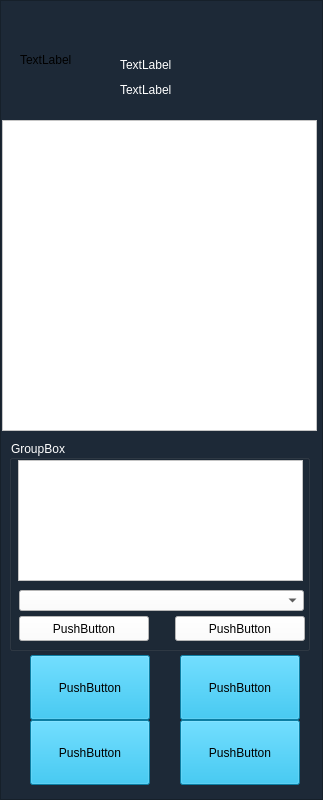
   <widget class="QFrame" name="frmLeftS">
    <property name="geometry">
     <rect>
      <x>15</x>
      <y>15</y>
      <width>323</width>
      <height>800</height>
     </rect>
    </property>
    <property name="styleSheet">
     <string notr="true">background-color: rgb(29, 41, 55);
</string>
    </property>
    <property name="frameShape">
     <enum>QFrame::StyledPanel</enum>
    </property>
    <property name="frameShadow">
     <enum>QFrame::Raised</enum>
    </property>
    <widget class="QToolButton" name="spPreview">
     <property name="geometry">
      <rect>
       <x>180</x>
       <y>655</y>
       <width>120</width>
       <height>65</height>
      </rect>
     </property>
     <property name="styleSheet">
      <string notr="true">background-color: rgb(15, 177, 228);</string>
     </property>
     <property name="text">
      <string>PushButton</string>
     </property>
     <property name="icon">
      <iconset resource="picture/ecg.qrc">
       <normaloff>:/spPreviewT.png</normaloff>:/spPreviewT.png</iconset>
     </property>
     <property name="iconSize">
      <size>
       <width>40</width>
       <height>40</height>
      </size>
     </property>
     <property name="toolButtonStyle">
      <enum>Qt::ToolButtonTextUnderIcon</enum>
     </property>
    </widget>
    <widget class="QToolButton" name="spPrint">
     <property name="geometry">
      <rect>
       <x>30</x>
       <y>655</y>
       <width>120</width>
       <height>65</height>
      </rect>
     </property>
     <property name="styleSheet">
      <string notr="true">background-color: rgb(15, 177, 228);</string>
     </property>
     <property name="text">
      <string>PushButton</string>
     </property>
     <property name="icon">
      <iconset resource="picture/ecg.qrc">
       <normaloff>:/spPrintT.png</normaloff>:/spPrintT.png</iconset>
     </property>
     <property name="iconSize">
      <size>
       <width>40</width>
       <height>40</height>
      </size>
     </property>
     <property name="toolButtonStyle">
      <enum>Qt::ToolButtonTextUnderIcon</enum>
     </property>
    </widget>
    <widget class="QGroupBox" name="gbDiag">
     <property name="geometry">
      <rect>
       <x>9</x>
       <y>440</y>
       <width>301</width>
       <height>211</height>
      </rect>
     </property>
     <property name="styleSheet">
      <string notr="true">color: rgb(255, 255, 255);</string>
     </property>
     <property name="title">
      <string>GroupBox</string>
     </property>
     <widget class="QComboBox" name="cboWord">
      <property name="geometry">
       <rect>
        <x>10</x>
        <y>150</y>
        <width>285</width>
        <height>21</height>
       </rect>
      </property>
      <property name="styleSheet">
       <string notr="true">color: rgb(0, 0, 0);
background-color: rgb(255, 255, 255);</string>
      </property>
     </widget>
     <widget class="QPushButton" name="bitPriorComment">
      <property name="geometry">
       <rect>
        <x>10</x>
        <y>176</y>
        <width>130</width>
        <height>25</height>
       </rect>
      </property>
      <property name="styleSheet">
       <string notr="true">color: rgb(0, 0, 0);
background-color: rgb(255, 255, 255);</string>
      </property>
      <property name="text">
       <string>PushButton</string>
      </property>
     </widget>
     <widget class="QPushButton" name="bitSaveComment">
      <property name="geometry">
       <rect>
        <x>166</x>
        <y>176</y>
        <width>130</width>
        <height>25</height>
       </rect>
      </property>
      <property name="styleSheet">
       <string notr="true">color: rgb(0, 0, 0);
background-color: rgb(255, 255, 255);</string>
      </property>
      <property name="text">
       <string>PushButton</string>
      </property>
     </widget>
     <widget class="QTextEdit" name="reDiag">
      <property name="geometry">
       <rect>
        <x>9</x>
        <y>20</y>
        <width>285</width>
        <height>121</height>
       </rect>
      </property>
      <property name="font">
       <font>
        <family>宋体</family>
        <pointsize>10</pointsize>
       </font>
      </property>
      <property name="styleSheet">
       <string notr="true">color: rgb(0, 0, 0);
background-color: rgb(255, 255, 255);</string>
      </property>
     </widget>
    </widget>
    <widget class="QTableView" name="lvShow">
     <property name="geometry">
      <rect>
       <x>2</x>
       <y>120</y>
       <width>315</width>
       <height>311</height>
      </rect>
     </property>
     <property name="styleSheet">
      <string notr="true">background-color: rgb(255, 255, 255);</string>
     </property>
    </widget>
    <widget class="QLabel" name="AgeSex_label">
     <property name="geometry">
      <rect>
       <x>120</x>
       <y>80</y>
       <width>180</width>
       <height>20</height>
      </rect>
     </property>
     <property name="styleSheet">
      <string notr="true">color: rgb(255, 255, 255);</string>
     </property>
     <property name="text">
      <string>TextLabel</string>
     </property>
    </widget>
    <widget class="QLabel" name="pic_Label">
     <property name="geometry">
      <rect>
       <x>20</x>
       <y>10</y>
       <width>100</width>
       <height>100</height>
      </rect>
     </property>
     <property name="text">
      <string>TextLabel</string>
     </property>
    </widget>
    <widget class="QLabel" name="name_label">
     <property name="geometry">
      <rect>
       <x>120</x>
       <y>50</y>
       <width>150</width>
       <height>30</height>
      </rect>
     </property>
     <property name="styleSheet">
      <string notr="true">color: rgb(255, 255, 255);</string>
     </property>
     <property name="text">
      <string>TextLabel</string>
     </property>
    </widget>
    <widget class="QToolButton" name="spBack">
     <property name="geometry">
      <rect>
       <x>180</x>
       <y>720</y>
       <width>120</width>
       <height>65</height>
      </rect>
     </property>
     <property name="styleSheet">
      <string notr="true">background-color: rgb(15, 177, 228);</string>
     </property>
     <property name="text">
      <string>PushButton</string>
     </property>
     <property name="icon">
      <iconset resource="picture/ecg.qrc">
       <normaloff>:/spBackT.png</normaloff>:/spBackT.png</iconset>
     </property>
     <property name="iconSize">
      <size>
       <width>40</width>
       <height>40</height>
      </size>
     </property>
     <property name="toolButtonStyle">
      <enum>Qt::ToolButtonTextUnderIcon</enum>
     </property>
    </widget>
    <widget class="QToolButton" name="spLargePrint">
     <property name="geometry">
      <rect>
       <x>30</x>
       <y>720</y>
       <width>120</width>
       <height>65</height>
      </rect>
     </property>
     <property name="styleSheet">
      <string notr="true">background-color: rgb(15, 177, 228);</string>
     </property>
     <property name="text">
      <string>PushButton</string>
     </property>
     <property name="icon">
      <iconset resource="picture/ecg.qrc">
       <normaloff>:/spPrintT.png</normaloff>:/spPrintT.png</iconset>
     </property>
     <property name="iconSize">
      <size>
       <width>40</width>
       <height>40</height>
      </size>
     </property>
     <property name="toolButtonStyle">
      <enum>Qt::ToolButtonTextUnderIcon</enum>
     </property>
    </widget>
   </widget>
